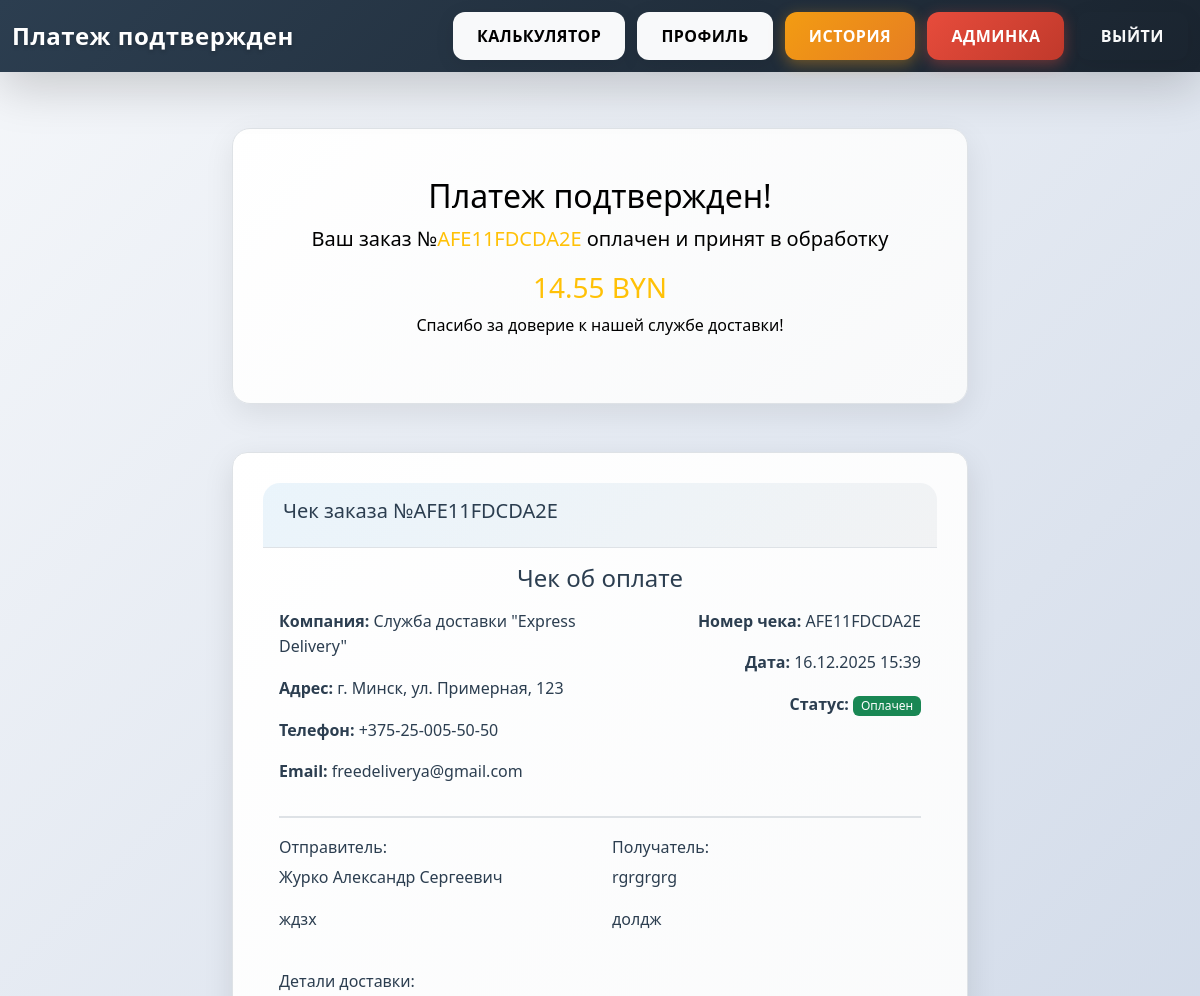
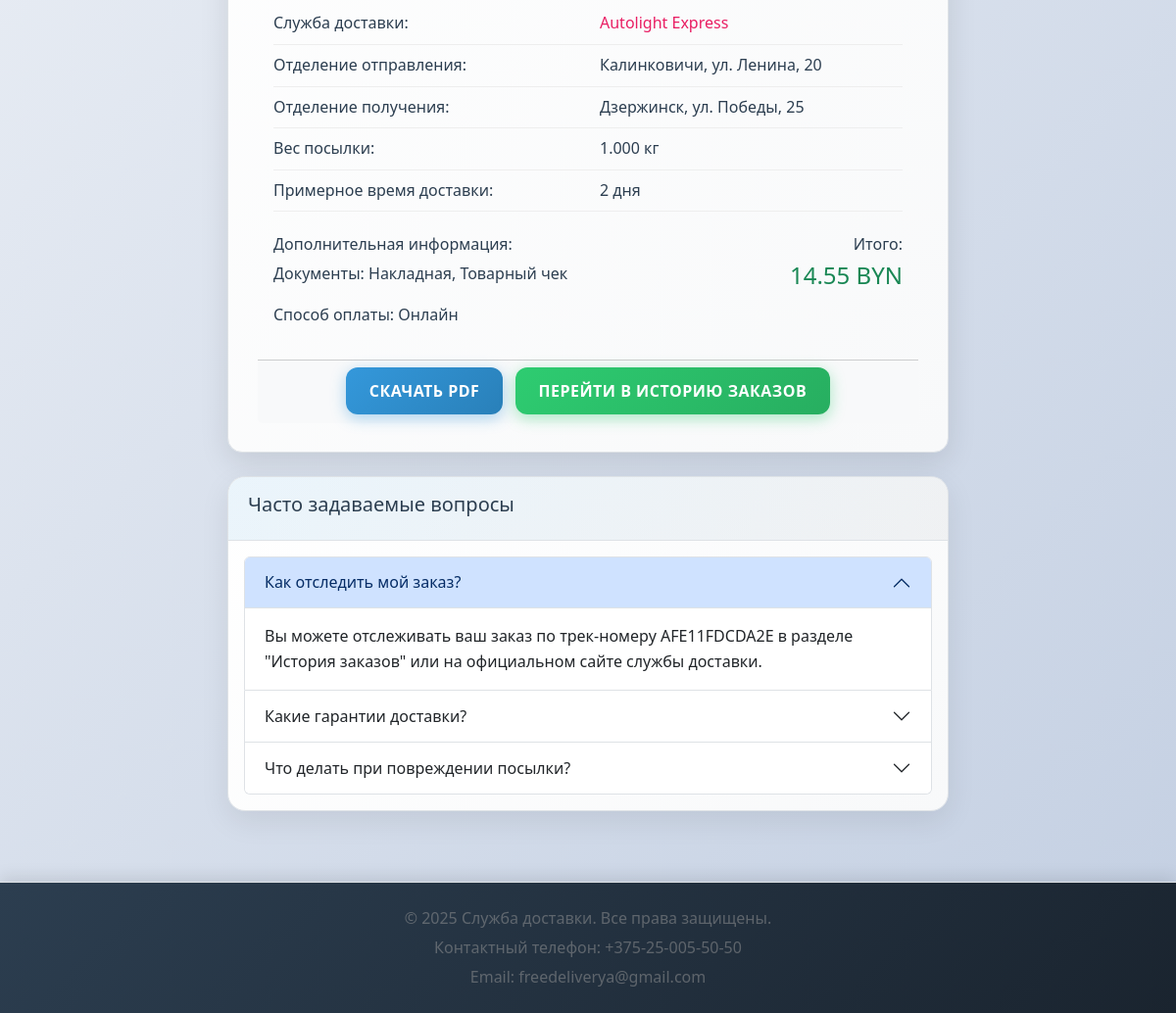
Screenshot of /payment_success.php?track=AFE11FDCDA2E (signed in) with the database file from the repository (2 pictures, top to bottom).
### tables this page shows
CREATE TABLE `orders` (
  `id` int(11) NOT NULL,
  `user_id` int(11) DEFAULT NULL,
  `carrier_id` int(11) DEFAULT NULL,
  `from_office` int(11) DEFAULT NULL,
  `to_office` int(11) DEFAULT NULL,
  `weight` decimal(8,3) DEFAULT NULL,
  `cost` decimal(10,2) DEFAULT NULL,
  `delivery_hours` decimal(8,2) DEFAULT NULL,
  `track_number` varchar(20) DEFAULT NULL,
  `created_at` datetime DEFAULT current_timestamp(),
  `delivery_date` date DEFAULT NULL,
  `payment_status` varchar(20) DEFAULT 'pending',
  `tracking_status` varchar(50) DEFAULT 'created',
  `full_name` varchar(255) DEFAULT NULL,
  `home_address` text DEFAULT NULL,
  `pickup_city` varchar(100) DEFAULT NULL,
  `pickup_address` text DEFAULT NULL,
  `delivery_city` varchar(100) DEFAULT NULL,
  `delivery_address` text DEFAULT NULL,
  `desired_date` date DEFAULT NULL,
  `insurance` tinyint(1) DEFAULT 0,
  `packaging` tinyint(1) DEFAULT 0,
  `fragile` tinyint(1) DEFAULT 0,
  `payment_method` varchar(50) DEFAULT 'cash',
  `cash_on_delivery` tinyint(1) DEFAULT 0,
  `cod_amount` decimal(10,2) DEFAULT 0.00,
  `comment` text DEFAULT NULL,
  `recipient_name` varchar(255) DEFAULT NULL,
  `recipient_address` text DEFAULT NULL,
  `courier_id` int(11) DEFAULT NULL
);

CREATE TABLE `carriers` (
  `id` int(11) NOT NULL,
  `name` varchar(100) NOT NULL,
  `color` varchar(7) NOT NULL,
  `max_weight` decimal(6,2) NOT NULL,
  `base_cost` decimal(8,2) NOT NULL,
  `cost_per_kg` decimal(8,3) NOT NULL,
  `cost_per_km` decimal(8,4) NOT NULL,
  `speed_kmh` decimal(6,2) NOT NULL,
  `description` text DEFAULT NULL
);

CREATE TABLE `offices` (
  `id` int(11) NOT NULL,
  `carrier_id` int(11) DEFAULT NULL,
  `city` varchar(100) NOT NULL,
  `address` varchar(255) NOT NULL,
  `lat` decimal(10,8) DEFAULT NULL,
  `lng` decimal(11,8) DEFAULT NULL
);

### payment_success.php (the view, shortened to what this page needs)
<?php
require 'db.php';
$user = $_SESSION['user'];
$order_id = $_GET['order_id'] ?? null;
$track_number = $_GET['track'] ?? null;
if ($order_id) {
    $stmt = $db->prepare("SELECT * FROM orders WHERE id = ? AND user_id = ?");
    $stmt->execute([$order_id, $user['id']]);
    $order = $stmt->fetch();
} elseif ($track_number) {
    $stmt = $db->prepare("SELECT * FROM orders WHERE track_number = ? AND user_id = ?");
    $stmt->execute([$track_number, $user['id']]);
    $order = $stmt->fetch();
} else {
    header('Location: history.php');
    exit;
}
$carrier_stmt = $db->prepare("SELECT * FROM carriers WHERE id = ?");
$carrier_stmt->execute([$order['carrier_id']]);
$carrier = $carrier_stmt->fetch();
$from_office_stmt = $db->prepare("SELECT * FROM offices WHERE id = ?");
$from_office_stmt->execute([$order['from_office']]);
$from_office = $from_office_stmt->fetch();
$to_office_stmt = $db->prepare("SELECT * FROM offices WHERE id = ?");
$to_office_stmt->execute([$order['to_office']]);
$to_office = $to_office_stmt->fetch();
?>
<!DOCTYPE html>
<html lang="ru">
<head>
    <link href="https://cdn.jsdelivr.net/npm/bootstrap@5.3.3/dist/css/bootstrap.min.css" rel="stylesheet">
    <link href="assets/css/style.css" rel="stylesheet">
</head>
<body>
<nav class="navbar navbar-dark bg-success shadow-lg fixed-top">
    <div class="container-fluid">
        <a class="navbar-brand">Платеж подтвержден</a>
        <div>
            <a href="calculator.php" class="btn btn-light me-2">Калькулятор</a>
            <a href="profile.php" class="btn btn-light me-2">Профиль</a>
            <a href="history.php" class="btn btn-warning me-2">История</a>
            <?php if($user['role']==='admin'): ?>
                <a href="admin/index.php" class="btn btn-danger me-2">Админка</a>
            <?php endif; ?>
            <a href="logout.php" class="btn btn-outline-light">Выйти</a>
        </div>
    </div>
</nav>
<div style="height: 80px;"></div>
<div class="container mt-5">
    <div class="row">
        <div class="col-md-8 mx-auto">
            <div class="card bg-success text-white text-center p-5 mb-5">
                <h2 class="text-black">Платеж подтвержден!</h2>
                <p class="lead text-black">Ваш заказ №<strong class="text-warning"><?= htmlspecialchars($order['track_number']) ?></strong> оплачен и принят в обработку</p>
                <h3 class="text-warning"><?= number_format($order['cost'], 2) ?> BYN</h3>
                <p class="text-black">Спасибо за доверие к нашей службе доставки!</p>
            </div>
            <div class="card receipt-card mb-4">
                <div class="card-header bg-primary text-gray">
                    <h5>Чек заказа №<?= htmlspecialchars($order['track_number']) ?></h5>
                </div>
                <div class="card-body">
                    <div class="receipt-header">
                        <h4 class="text-center mb-3">Чек об оплате</h4>
                        <div class="row">
                            <div class="col-md-6">
                                <p><strong>Компания:</strong> Служба доставки "Express Delivery"</p>
                                <p><strong>Адрес:</strong> г. Минск, ул. Примерная, 123</p>
                                <p><strong>Телефон:</strong> +375-25-005-50-50</p>
                                <p><strong>Email:</strong> freedeliverya@gmail.com</p>
                            </div>
                            <div class="col-md-6 text-md-end">
                                <p><strong>Номер чека:</strong> <?= htmlspecialchars($order['track_number']) ?></p>
                                <p><strong>Дата:</strong> <?= date('d.m.Y H:i', strtotime($order['created_at'])) ?></p>
                                <p><strong>Статус:</strong> <span class="badge bg-success">Оплачен</span></p>
                            </div>
                        </div>
                    </div>
                    <div class="row mb-4">
                        <div class="col-md-6">
                            <h6>Отправитель:</h6>
                            <p><?= htmlspecialchars($order['full_name'] ?? ($user['name'] ?? $user['login'])) ?></p>
                            <p><?= htmlspecialchars($order['home_address'] ?? 'г. Минск') ?></p>
                        </div>
                        <div class="col-md-6">
                            <h6>Получатель:</h6>
                            <p><?= htmlspecialchars($order['recipient_name'] ?? 'Н/Д') ?></p>
                            <p><?= htmlspecialchars($order['recipient_address'] ?? 'Адрес не указан') ?></p>
                        </div>
                    </div>
                    <div class="mb-4">
                        <h6>Детали доставки:</h6>
                        <div class="receipt-item">
                            <div class="row">
                                <div class="col-6">Служба доставки:</div>
                                <div class="col-6" style="color: <?= $carrier['color'] ?>"><?= htmlspecialchars($carrier['name']) ?></div>
                            </div>
                        </div>
                        <div class="receipt-item">
                            <div class="row">
                                <div class="col-6">Отделение отправления:</div>
                                <div class="col-6"><?= htmlspecialchars($from_office['city'] ?? 'Н/Д') ?>, <?= htmlspecialchars($from_office['address'] ?? 'Н/Д') ?></div>
                            </div>
                        </div>
                        <div class="receipt-item">
                            <div class="row">
                                <div class="col-6">Отделение получения:</div>
                                <div class="col-6"><?= htmlspecialchars($to_office['city'] ?? 'Н/Д') ?>, <?= htmlspecialchars($to_office['address'] ?? 'Н/Д') ?></div>
                            </div>
                        </div>
                        <div class="receipt-item">
                            <div class="row">
                                <div class="col-6">Вес посылки:</div>
                                <div class="col-6"><?= $order['weight'] ?> кг</div>
                            </div>
                        </div>
                        <div class="receipt-item">
                            <div class="row">
                                <div class="col-6">Примерное время доставки:</div>
                                <div class="col-6">
                                    <?php
                                    $delivery_days = $order['delivery_hours'] ? ceil($order['delivery_hours'] / 24) : 2;
                                    if ($delivery_days == 1) {
                                        echo "1 день";
                                    } elseif ($delivery_days <= 5) {
                                        echo $delivery_days . " дня";
                                    } else {
                                        echo $delivery_days . " дней";
                                    }
                                    ?>
                                </div>
                            </div>
                        </div>
                    </div>
                    <div class="row">
                        <div class="col-md-6">
                            <h6>Дополнительная информация:</h6>
                            <p>Документы: Накладная, Товарный чек</p>
                            <p>Способ оплаты: Онлайн</p>
                        </div>
                        <div class="col-md-6 text-md-end">
                            <h6>Итого:</h6>
                            <h4 class="text-success"><?= number_format($order['cost'], 2) ?> BYN</h4>
                        </div>
                    </div>
                </div>
                <div class="card-footer bg-light">
                    <div class="text-center">
                        <a href="generate_pdf.php?order_id=<?= $order['id'] ?>" class="btn btn-primary me-2" target="_blank">
                            <i class="fas fa-file-pdf"></i> Скачать PDF
                        </a>
                        <a href="history.php" class="btn btn-success">Перейти в историю заказов</a>
                    </div>
                </div>
            </div>
            <div class="card mb-4">
                <div class="card-header bg-info text-gray">
                    <h5>Часто задаваемые вопросы</h5>
                </div>
                <div class="card-body">
                    <div class="accordion" id="faqAccordion">
                        <div class="accordion-item">
                            <h2 class="accordion-header">
                                <button class="accordion-button" type="button" data-bs-toggle="collapse" data-bs-target="#faq1">
                                    Как отследить мой заказ?
                                </button>
                            </h2>
                            <div id="faq1" class="accordion-collapse collapse show" data-bs-parent="#faqAccordion">
                                <div class="accordion-body">
                                    Вы можете отслеживать ваш заказ по трек-номеру <?= htmlspecialchars($order['track_number']) ?> в разделе "История заказов" или на официальном сайте службы доставки.
                                </div>
                            </div>
                        </div>
                        <div class="accordion-item">
                            <h2 class="accordion-header">
                                <button class="accordion-button collapsed" type="button" data-bs-toggle="collapse" data-bs-target="#faq2">
                                    Какие гарантии доставки?
                                </button>
                            </h2>
                        </div>
                        <div class="accordion-item">
                            <h2 class="accordion-header">
                                <button class="accordion-button collapsed" type="button" data-bs-toggle="collapse" data-bs-target="#faq3">
                                    Что делать при повреждении посылки?
                                </button>
                            </h2>
                        </div>
                    </div>
                </div>
            </div>
        </div>
    </div>
</div>
<footer class="footer mt-5 py-4 bg-light border-top">
    <div class="container text-center">
        <p class="mb-1 text-muted" style="opacity: 0.5; color: #999 !important;">&copy; 2025 Служба доставки. Все права защищены.</p>
        <p class="mb-1 text-muted" style="opacity: 0.5; color: #999 !important;">Контактный телефон: +375-25-005-50-50</p>
        <p class="mb-0 text-muted" style="opacity: 0.5; color: #999 !important;">Email: freedeliverya@gmail.com</p>
    </div>
</footer>
</body>
</html>

### payment_success.php (style rules this page uses)
.receipt-card { background: rgba(255,255,255,0.95); border-radius: 15px; padding: 30px; box-shadow: 0 10px 30px rgba(0,0,0,0.1); }
.receipt-header { border-bottom: 2px solid #dee2e6; padding-bottom: 15px; margin-bottom: 20px; }
.receipt-item { border-bottom: 1px solid #eee; padding: 8px 0; }

### rows the page displays
orders: track_number "AFE11FDCDA2E", cost "14.55", created_at "16.12.2025 15:39", full_name "Журко Александр Сергеевич", home_address "ждзх", recipient_name "rgrgrgrg", recipient_address "долдж", weight "1.000", delivery_hours "2"
carriers: name "Autolight Express"
offices: city "Калинковичи", address "ул. Ленина, 20"
offices: city "Дзержинск", address "ул. Победы, 25"
